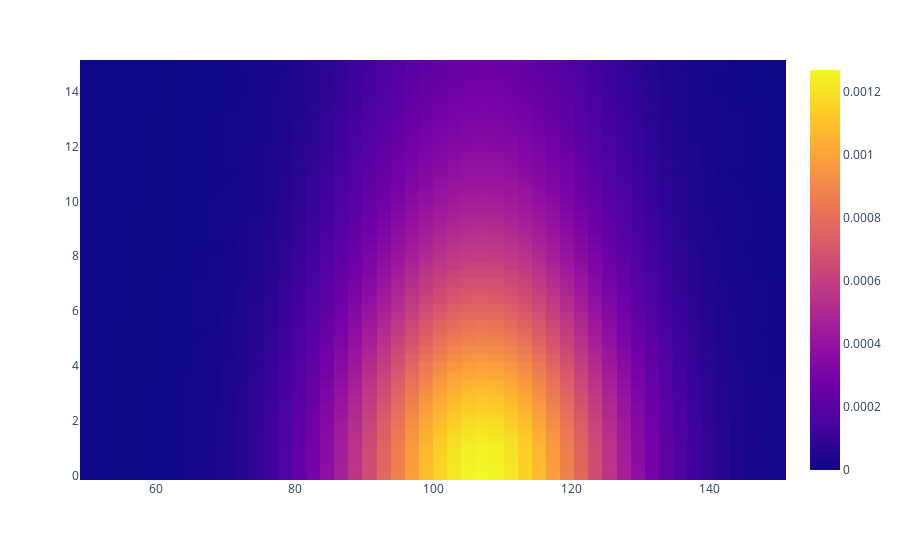

The notebook cell this image was saved under:
### Code cell
fig = px.imshow(prior, x=mu, y=sigma, origin='lower', aspect='auto')
fig.show()

### Figure 1 — Plotly figure (JSON) as saved in the notebook; plotly's stock layout.template omitted (floating-point values rounded to 4 significant figures; data arrays with more than 128 entries replaced by an {"elided": "..."} marker saying what was removed)
{"data": [{"coloraxis": "coloraxis", "hovertemplate": "x: %{x}<br>y: %{y}<br>color: %{z}<extra></extra>", "name": "0", "type": "heatmap", "x": [50, 52.04, 54.08, 56.12, 58.16, 60.2, 62.24, 64.29, 66.33, 68.37, 70.41, 72.45, 74.49, 76.53, 78.57, 80.61, 82.65, 84.69, 86.73, 88.78, 90.82, 92.86, 94.9, 96.94, 98.98, 101.0, 103.1, 105.1, 107.1, 109.2, 111.2, 113.3, 115.3, 117.3, 119.4, 121.4, 123.5, 125.5, 127.6, 129.6, 131.6, 133.7, 135.7, 137.8, 139.8, 141.8, 143.9, 145.9, 148.0, 150], "xaxis": "x", "y": [15, 14.69, 14.39, 14.08, 13.78, 13.47, 13.16, 12.86, 12.55, 12.24, 11.94, 11.63, 11.33, 11.02, 10.71, 10.41, 10.1, 9.796, 9.49, 9.184, 8.878, 8.571, 8.265, 7.959, 7.653, 7.347, 7.041, 6.735, 6.429, 6.122, 5.816, 5.51, 5.204, 4.898, 4.592, 4.286, 3.98, 3.673, 3.367, 3.061, 2.755, 2.449, 2.143, 1.837, 1.531, 1.224, 0.9184, 0.6122, 0.3061, 0], "yaxis": "y", "z": {"elided": "50x50 float values"}}], "layout": {"coloraxis": {"colorscale": [[0, "#0d0887"], [0.1111, "#46039f"], [0.2222, "#7201a8"], [0.3333, "#9c179e"], [0.4444, "#bd3786"], [0.5556, "#d8576b"], [0.6667, "#ed7953"], [0.7778, "#fb9f3a"], [0.8889, "#fdca26"], [1, "#f0f921"]]}, "margin": {"t": 60}, "xaxis": {"anchor": "y", "domain": [0, 1]}, "yaxis": {"anchor": "x", "autorange": true, "domain": [0, 1]}}}
